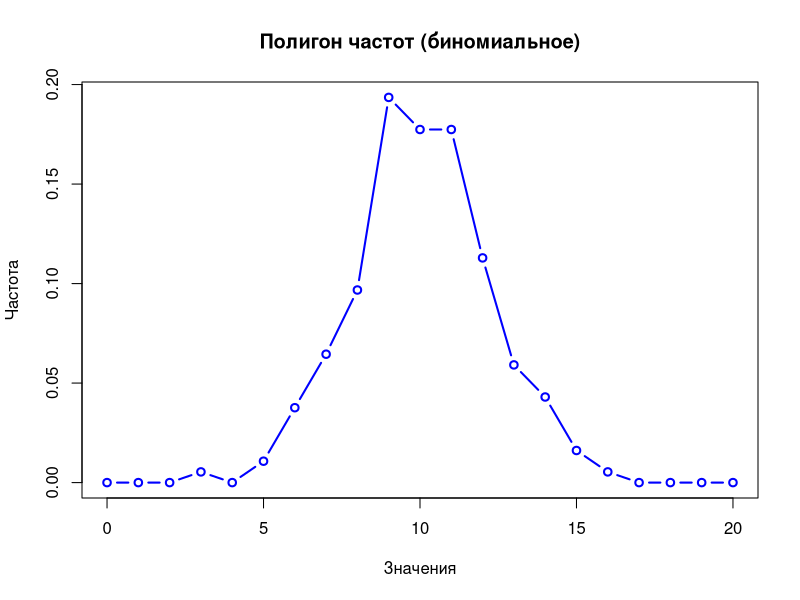
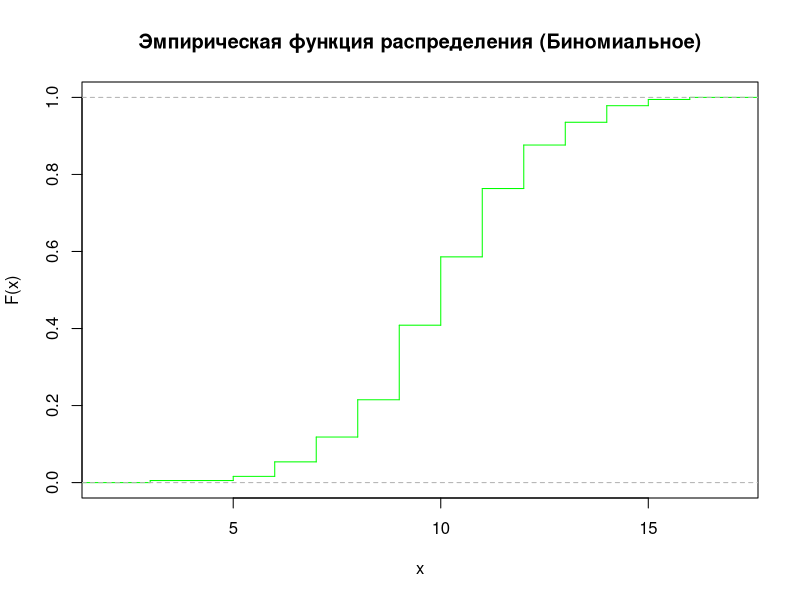
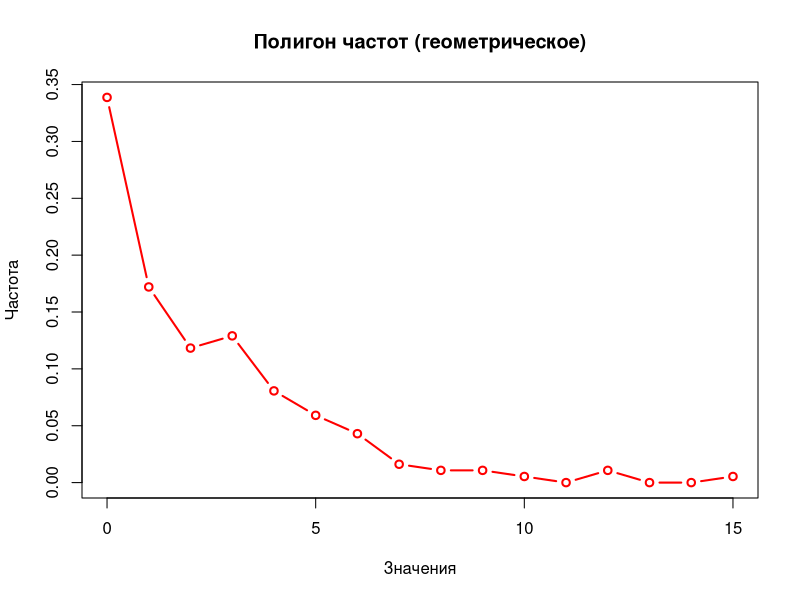
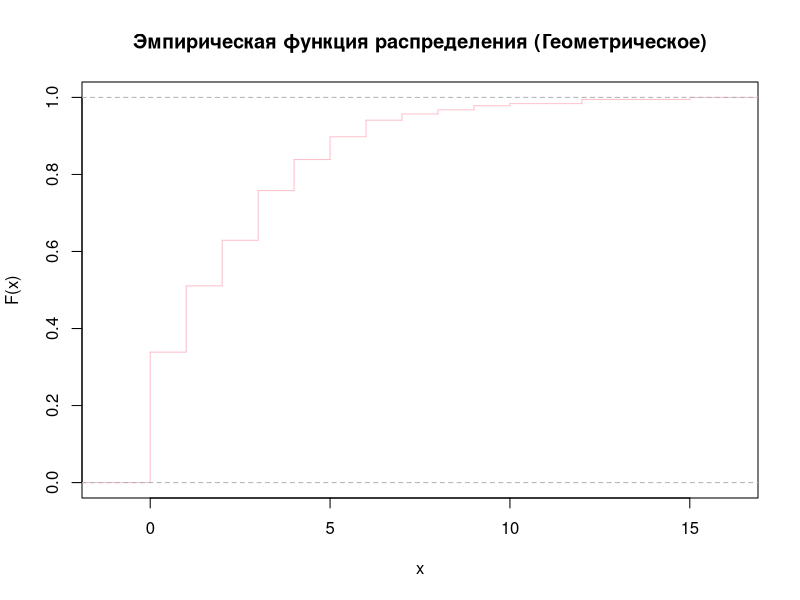

These charts were generated, in order, by the following R code:
#Сгенерировать выборки объема N (параметр N задать произвольно в диапазоне от 100 до 200) следующих распределений:
#      Биномиальное,
#      Геометрическое.
# Для каждого распределения параметры задать самостоятельно.
rm(list = ls());
N <- sample(100:200, 1); # объём выборки
binom_sample <- rbinom(N, 20, 0.5); # биномиальное распределение с числом испытаний 20 и вероятностью успеха 0.5
geom_sample <- rgeom(N, 0.3); # геометрическое распределение с вероятностью успеха 0.3
# Построить полигон частот и эмпирическую функцию распределения.
# Биномиальное распределение
binom_freq <- table(factor(binom_sample, levels = 0:20)); # Частоты значений
binom_mids <- as.numeric(names(binom_freq)); # Середины интервалов
binom_probs <- as.numeric(binom_freq) / N; # Относительные частоты
plot(binom_mids, binom_probs, type = "b", col = "blue", lwd = 2,
     main = "Полигон частот (биномиальное)", xlab = "Значения", ylab = "Частота");

plot(ecdf(binom_sample), main = "Эмпирическая функция распределения (Биномиальное)",
     xlab = "x", ylab = "F(x)", col = "green", verticals = TRUE, do.points = FALSE);
# Геометрическое распределение
geom_freq <- table(factor(geom_sample, levels = 0:max(geom_sample)))  # Частоты значений
geom_mids <- as.numeric(names(geom_freq))  # Середины интервалов
geom_probs <- as.numeric(geom_freq) / N  # Относительные частоты
plot(geom_mids, geom_probs, type = "b", col = "red", lwd = 2,
     main = "Полигон частот (геометрическое)", xlab = "Значения", ylab = "Частота")

plot(ecdf(geom_sample), main = "Эмпирическая функция распределения (Геометрическое)",
     xlab = "x", ylab = "F(x)", col = "pink", verticals = TRUE, do.points = FALSE)

#Найти оценки числовых характеристик (выборочные среднее, дисперсию, СКО, моду, медиану, коэффициенты асимметрии и эксцесса).
# Для биномиального распределения
mean_binom <- mean(binom_sample);  # Выборочное среднее
var_binom <- var(binom_sample)  # Дисперсия
sd_binom <- sd(binom_sample)  # Выборочное СКО
binom_mode <- as.numeric(names(sort(table(binom_sample), decreasing = TRUE)[1])) # мода
binom_median <- median(binom_sample) #медиана
# Вычисление асимметрии и эксцесса
n <- N
skewness_binom <- sum((binom_sample - mean_binom)^3) / (n * sd_binom^3)
kurtosis_binom <- sum((binom_sample - mean_binom)^4) / (n * sd_binom^4) - 3

cat("\nОценки числовых характеристик биномиального распределения:\n")
cat(paste("  Выборочное среднее:", round(mean_binom, 4), "\n"))
cat(paste("  Выборочная дисперсия:", round(var_binom, 4), "\n"))
cat(paste("  СКО:", round(sd_binom, 4), "\n"))
cat(paste("  Мода:", binom_mode, "\n"))
cat(paste("  Медиана:", binom_median, "\n"))
cat(paste("  Коэффициент асимметрии:", round(skewness_binom, 4), "\n"))
cat(paste("  Коэффициент эксцесса:", round(kurtosis_binom, 4), "\n"))

# Для геометрического распределения
mean_geom <- mean(geom_sample)  # Выборочное среднее
var_geom <- var(geom_sample)  # Выборочная дисперсия
sd_geom <- sd(geom_sample)  # Выборочное СКО
mode_geom <- as.numeric(names(sort(table(geom_sample), decreasing = TRUE)[1]))  # Мода
median_geom <- median(geom_sample)  # Медиана
# Для геометрического
skewness_geom <- sum((geom_sample - mean_geom)^3) / (n * sd_geom^3)
kurtosis_geom <- sum((geom_sample - mean_geom)^4) / (n * sd_geom^4) - 3

cat("\nОценки числовых характеристик геометрического распределения:\n")
cat(paste("  Выборочное среднее:", round(mean_geom, 4), "\n"))
cat(paste("  Выборочная дисперсия:", round(var_geom, 4), "\n"))
cat(paste("  СКО:", round(sd_geom, 4), "\n"))
cat(paste("  Мода:", mode_geom, "\n"))
cat(paste("  Медиана:", median_geom, "\n"))
cat(paste("  Коэффициент асимметрии:", round(skewness_geom, 4), "\n"))
cat(paste("  Коэффициент эксцесса:", round(kurtosis_geom, 4), "\n"))

# Теоретические характеристики
theoretical_mean_binom <- 20 * 0.5
theoretical_var_binom <- 20 * 0.5 * (1 - 0.5)

cat("\nТеоретические характеристики для биномиального распределения:\n")
cat(paste("  Теоретическое мат. ожидание:", theoretical_mean_binom, "\n"))
cat(paste("  Теоретическая дисперсия:", round(theoretical_var_binom, 4), "\n"))

theoretical_mean_geom <- (1 - 0.3) / 0.3
theoretical_var_geom <- (1 - 0.3) / 0.3^2

cat("\nТеоретические характеристики для геометрического распределения:\n")
cat(paste("  Теоретическое мат. ожидание:", round(theoretical_mean_geom, 4), "\n"))
cat(paste("  Теоретическая дисперсия:", round(theoretical_var_geom, 4), "\n"))

cat("Биномиальное распределение:\n")
cat("Теоретическое среднее:", theoretical_mean_binom, "Выборочное среднее:", mean_binom, "\n")
cat("Теоретическая дисперсия:", theoretical_var_binom, "Выборочная дисперсия:", var_binom, "\n")
cat("Геометрическое распределение:\n")
cat("Теоретическое среднее:", theoretical_mean_geom, "Выборочное среднее:", mean_geom, "\n")
cat("Теоретическая дисперсия:", theoretical_var_geom, "Выборочная дисперсия:", var_geom, "\n")

# Оценки параметров распределения методлом моментов
estimated_p_binom <- mean_binom / 20  # Оценка p для биномиального распределения
estimated_p_geom <- 1 / (mean_geom + 1)  # Оценка p для геометрического распределения
cat("Биномиальное распределение:\n")
cat("Теоретическая p:", 0.5, "Оценка p:", estimated_p_binom, "\n")
cat("Геометрическое распределение:\n")
cat("Теоретическая p:", 0.3, "Оценка p:", estimated_p_geom, "\n")

# Проверить гипотезу о виде распределения с помощью критерия хи-квадрат
# Для биномиального распределения
observed_binom <- table(factor(binom_sample, levels = 0:20))
expected_binom <- dbinom(0:20, 20, 0.5) * N
chi_sq_test_binom <- chisq.test(observed_binom, p = expected_binom / N)
cat("Хи-квадрат тест для биномиального распределения:\n")
print(chi_sq_test_binom)

# Для геометрического распределения
observed_geom <- table(factor(geom_sample, levels = 0:max(geom_sample)))
expected_geom <- dgeom(0:max(geom_sample), 0.3) * N
expected_probs <- expected_geom / sum(expected_geom)
chi_sq_test_geom <- chisq.test(observed_geom, p = expected_probs)
cat("Хи-квадрат тест для геометрического распределения:\n")
print(chi_sq_test_geom)

